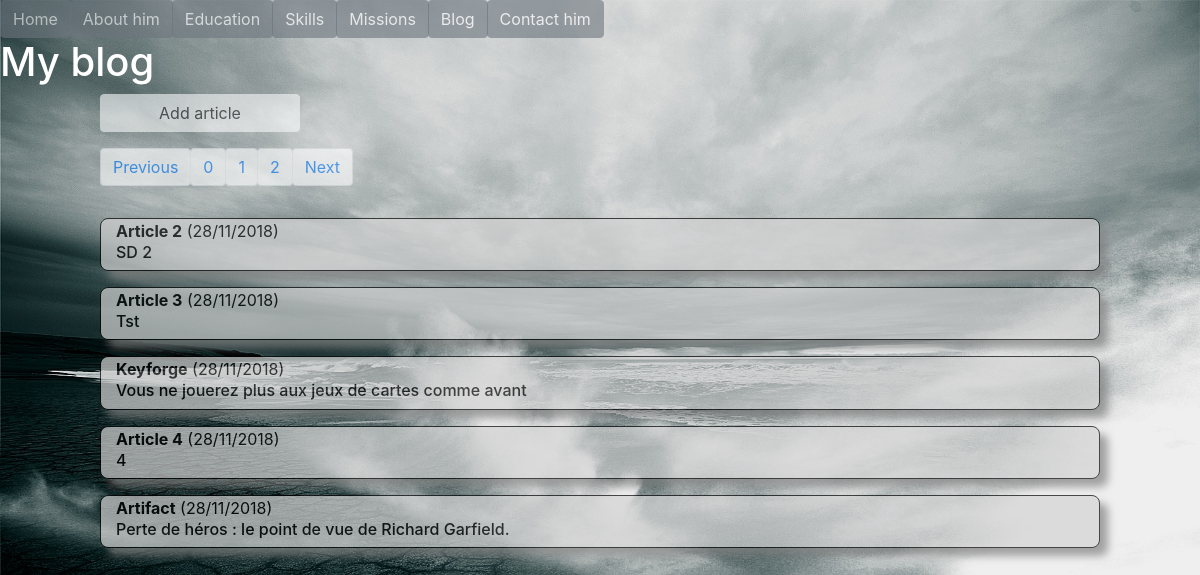
The app's page /php/blog.php with its own data.
### tables this page shows
CREATE TABLE articles (
title TEXT,
creation_date TEXT,
short_description TEXT,
description TEXT, image blob, image_type text);

### models/Article.php (called while the page is built, shortened)
<?php
class Article {
    private $id;
    private $title;
    private $creation_date;
    private $short_description;
    public function __construct(int $id, string $title, string $creation_date,
                                string $short_description, string $description,
                                ?string $image_type, ?string $image)
    {
        $this->id = $id;
        $this->title = $title;
        $this->creation_date = $creation_date;
        $this->short_description = $short_description;
    }
    public function getId(): int
    {
        return $this->id;
    }
    public function getCreationDate(): string
    {
        return $this->creation_date;
    }
    public function getTitle(): string
    {
        return $this->title;
    }
    public function getShortDescription(): string
    {
        return $this->short_description;
    }
}
?>

### dal/dal_article.inc.php (the view, shortened to what this page needs)
<?php
$root = $_SERVER["DOCUMENT_ROOT"];
include_once($root."/models/Article.php");
function get_all_articles(): array
{
    $return_array = array();
    $my_database = Database::get_database();
    if ($my_database != null) {
        $statement = $my_database->prepare("SELECT rowid, title, creation_date,
            short_description, description, image_type, image FROM articles;");
        $statement->execute();
        if ($statement) {
            while ($row = $statement->fetch()) {
                $article = new Article($row["rowid"], $row["title"], $row["creation_date"],
                    $row["short_description"], $row["description"], $row["image_type"], $row["image"]);
                array_push($return_array, $article);
            }
        } else {
            echo("Error querying articles!<br>");
        }
    }
    return $return_array;
}
function print_articles_list(array $articles, int $offset, int $nb_elements_per_page)
{
    $nb_articles = 0;
    if ($articles) {
        $nb_articles = count($articles);
    }
    if ($nb_articles > $nb_elements_per_page) {
        print_pagination($articles, $nb_articles, $nb_elements_per_page);
    }
    for ($i = 0; ($i < $nb_elements_per_page) && ($offset * $nb_elements_per_page + $i < $nb_articles); $i++) {
        print_article_list($articles[$offset * $nb_elements_per_page + $i]);
    }
}
function print_pagination(array $articles, int $nb_articles, int $nb_elements_per_page)
{
    echo('<ul class="pagination offset-1 nav_pages">');
    echo('<li class="page-item"><a class="page-link btn btn-light" href="/php/blog.php?pagination=previous">Previous</a></li>');
    for ($i = 0; $i < $nb_articles; $i++) {
        if ($i % $nb_elements_per_page == 0) {
            $page = $i / $nb_elements_per_page;
            echo('<li class="page-item"><a class="page-link btn btn-light" href="/php/blog.php?pagination='.$page.'">'.$page.'</a></li>');
        }
    }
    echo('<li class="page-item"><a class="page-link btn btn-light" href="/php/blog.php?pagination=next">Next</a></li>');
    echo('</ul>');
}
function print_article_list(Article $article)
{
    if ($article != null) {
        echo('<a class="article_list col-10 offset-1" href="/php/display_article.php?id='.$article->getId().'">');
        echo('<b>'.$article->getTitle().'</b> ('.$article->getCreationDate().')');
        echo('<h6>'.$article->getShortDescription().'</h6>');
        echo('</a>');
    }
}
?>

### php/blog.php (shortened to what this page needs)
<?php
    $articles = array();
    $nb_elements_per_page = 5;
    $root = $_SERVER["DOCUMENT_ROOT"];
    include_once($root."/dal/dal_article.inc.php");
    if ($_SERVER["REQUEST_METHOD"] == "GET") {
        $pagination = $_GET["pagination"];
        $articles = get_all_articles();
        $max_offset = count($articles) / $nb_elements_per_page;
        $page = manage_offset($pagination, $max_offset);
    }
    function manage_offset($pagination, int $max_offset): int
    {
        $offset = 0;
        if (!$pagination) {
            $offset = 0;
        }
        return $offset;
    }
?>
<!DOCTYPE html>
<html lang="en">
    <head>
        <link rel="stylesheet" href="https://stackpath.bootstrapcdn.com/bootstrap/4.1.3/css/bootstrap.min.css">
        <link rel="stylesheet" href="https://use.fontawesome.com/releases/v5.5.0/css/all.css">
        <link href="../styles/index.css" rel="stylesheet"/>
    </head>
    <body class="bg_img">
        <div class="container-fluid">
            <?php include_once("./navigation.inc.php"); ?>
            <div class="my_blog">
                <div class="row">
                    <h1>My blog</h1>
                </div>
                <div class="row">
                    <a href="/php/add_article.php" class="btn btn-light col-2 offset-1" type="submit">Add article</a>
                </div>
                <div class="row">
                    <?php print_articles_list($articles, $page, $nb_elements_per_page) ; ?>
                </div>
            </div>
        </div>
    </body>
</html>

### php/navigation.inc.php (shortened to what this page needs)
<div id="navigation_row" class="row btn-group">
  <nav class="nav">
    <a href="/index.php#home" class="btn btn-secondary">Home</a>
    <a href="/index.php#about" class="btn btn-secondary">About him</a>
    <a href="/index.php#education" class="btn btn-secondary">Education</a>
    <a href="/index.php#skills" class="btn btn-secondary">Skills</a>
    <a href="/index.php#missions" class="btn btn-secondary">Missions</a>
    <a href="/php/blog.php" class="btn btn-secondary">Blog</a>
    <a href="/index.php#contact" class="btn btn-secondary">Contact him</a>
  </nav>
</div>

### styles/index.css (style rules this page uses)
.btn { opacity: 0.60; }
.bg_img { background-image: url("../resources/background.jpg"); background-repeat: repeat-y; -webkit-background-size: cover; -moz-background-size: cover; -o-background-size: cover; background-size: cover; width:100%; }
.my_blog { color: white; width: 100%; }
.article_list { opacity: 0.70; margin-top: 1em; width: 100%; border-radius: 0.5em; border-style: solid; color: black; background: lightgrey; border-width: 1px; box-shadow: 0.5em 0.5em 0.5em gray; }
.nav_pages { margin-top: 1em; }

### records on screen
articles: title "Article 2", creation_date "28/11/2018", short_description "SD 2"
articles: title "Article 3", creation_date "28/11/2018", short_description "Tst"
articles: title "Keyforge", creation_date "28/11/2018", short_description "Vous ne jouerez plus aux jeux de cartes comme avant"
articles: title "Article 4", creation_date "28/11/2018", short_description "4"
articles: title "Artifact", creation_date "28/11/2018", short_description "Perte de héros : le point de vue de Richard Garfield."

### other values on screen
$page "0"
$page "1"
$page "2"
